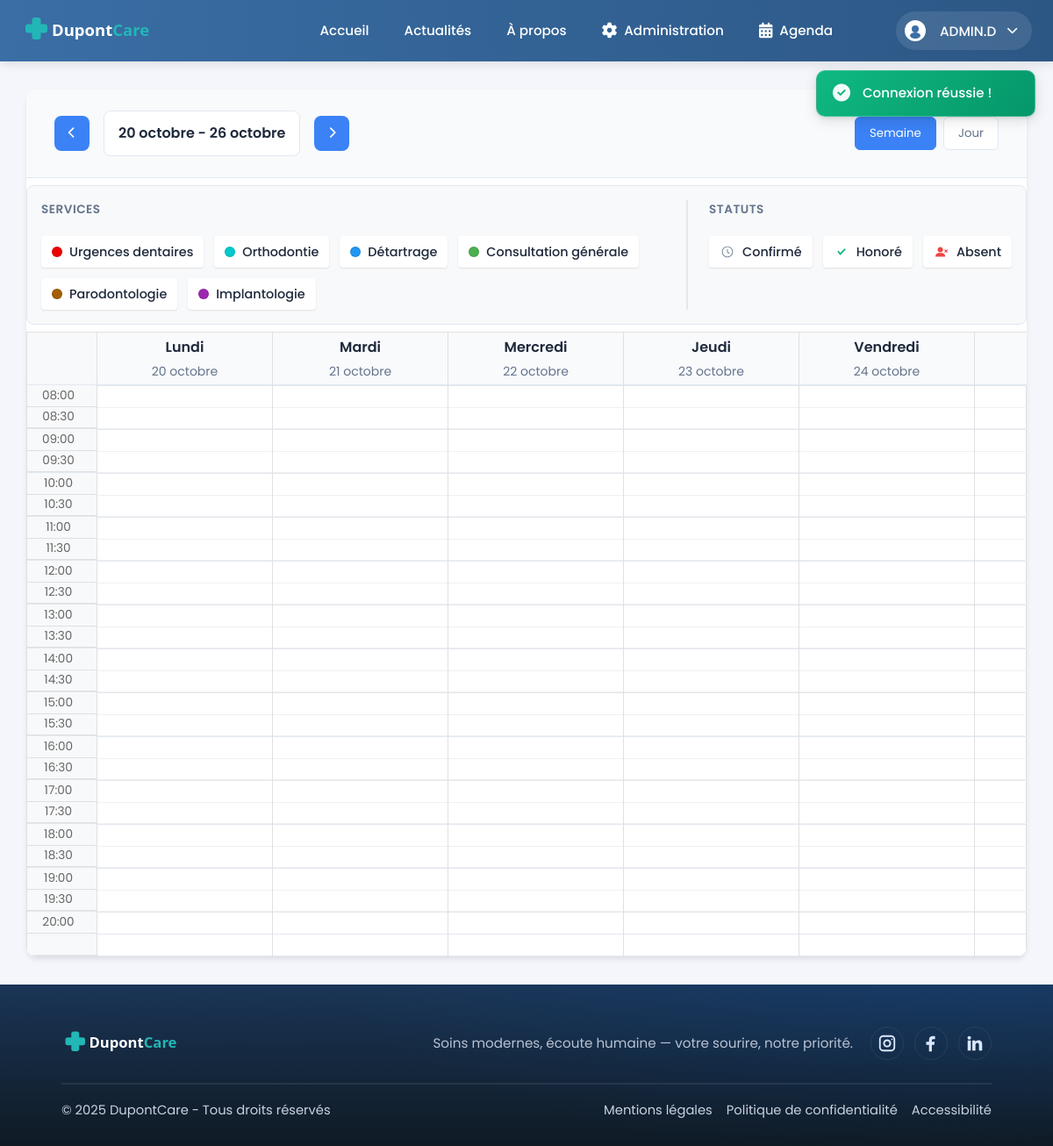
/index.php?page=agenda&action=planning (signed in), run on an earlier commit of the app's database.
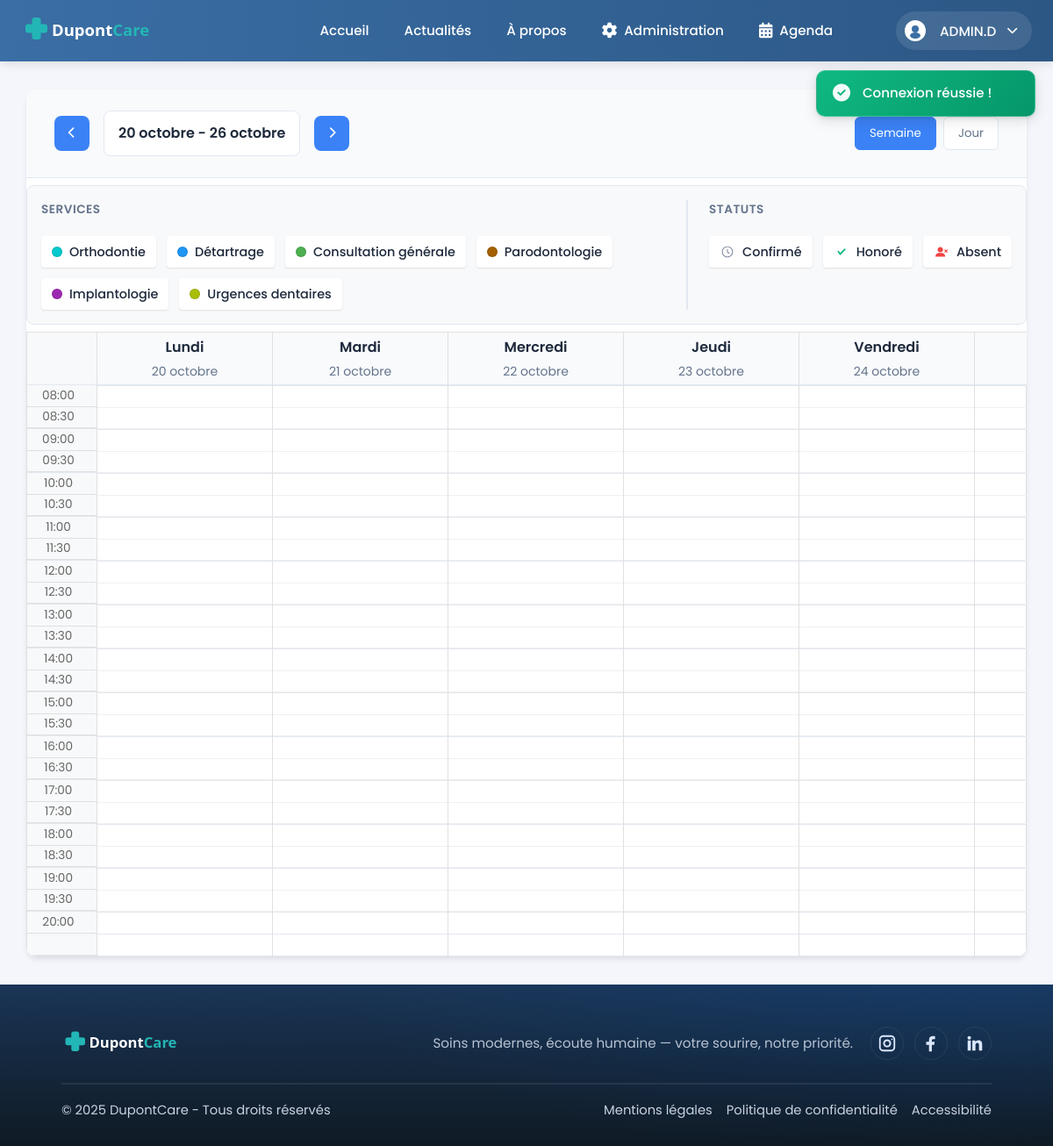
And on a later commit of the database.
### tables this page shows
CREATE TABLE `service` (
  `id` int(10) UNSIGNED NOT NULL,
  `titre` varchar(200) NOT NULL,
  `description` mediumtext NOT NULL,
  `statut` enum('BROUILLON','PUBLIE','ARCHIVE') NOT NULL DEFAULT 'BROUILLON',
  `image` varchar(255) DEFAULT NULL,
  `ordre` int(11) NOT NULL DEFAULT 0,
  `duree` int(11) NOT NULL DEFAULT 30,
  `couleur` varchar(7) DEFAULT '#4CAF50'
);

### app/core/Controller.php (called while the page is built, shortened)
<?php
class Controller {
    protected function view($view, $data = []) {
        extract($data);
        $viewPath = __DIR__ . '/../views/' . str_replace('/', DIRECTORY_SEPARATOR, $view) . '.php';
        require_once $viewPath;
    }
}

### app/controllers/AgendaController.php (called while the page is built, shortened)
<?php
class AgendaController extends Controller {
    public function planning() {
        $horaireModel = new \App\Models\HoraireModel();
        $horaires = $horaireModel->getHoraires();
        $serviceModel = new \App\Models\ServiceModel();
        $services = $serviceModel->getAllServices();
        $data = [
            'horaires' => $horaires,
            'services' => $services,
            'jours_ouverture' => [],
            'heure_min' => 23,
            'heure_max' => 0
        ];
        foreach ($horaires as $horaire) {
            $has_morning = !empty($horaire['ouverture_matin']) && !empty($horaire['fermeture_matin']);
            $has_afternoon = !empty($horaire['ouverture_apresmidi']) && !empty($horaire['fermeture_apresmidi']);
            if ($has_morning || $has_afternoon) {
                $data['jours_ouverture'][] = strtolower($horaire['jour']);
                if ($has_morning) {
                    $time = strtotime($horaire['ouverture_matin']);
                    $heure_debut = (int)date('G', $time);
                    if ($heure_debut > 0 || (int)date('i', $time) > 0) {
                        $data['heure_min'] = min($data['heure_min'], $heure_debut);
                    }
                    $time = strtotime($horaire['fermeture_matin']);
                    $heure_fin = (int)date('G', $time);
                    $minutes = (int)date('i', $time);
                    if ($heure_fin > 0 || $minutes > 0) {
                        $data['heure_max'] = max($data['heure_max'], $heure_fin);
                    }
                }
                if ($has_afternoon) {
                    $time = strtotime($horaire['ouverture_apresmidi']);
                    $heure_debut = (int)date('G', $time);
                    if ($heure_debut > 0 || (int)date('i', $time) > 0) {
                        $data['heure_min'] = min($data['heure_min'], $heure_debut);
                    }
                    $time = strtotime($horaire['fermeture_apresmidi']);
                    $heure_fin = (int)date('G', $time);
                    $minutes = (int)date('i', $time);
                    if ($heure_fin > 0 || $minutes > 0) {
                        $data['heure_max'] = max($data['heure_max'], $heure_fin);
                    }
                }
            }
        }
        $data['heure_max'] = 20;
        $this->view('agenda/planning', $data);
    }
}

### app/core/App.php (called while the page is built, shortened)
<?php
class App {
    public function run() {
        $action = isset($_GET['action']) ? strtolower($_GET['action']) : 'index';
        $method = strtolower(trim($action));
        $params = [];
        try {
            $controller = new $controllerClass();
            call_user_func_array([$controller, $method], $params);
        } catch (\Exception $e) {
            error_log("Exception dans App.php: " . $e->getMessage());
            http_response_code(404);
            include __DIR__ . '/../views/error/404.php';
        }
    }
}

### index.php (called while the page is built, shortened)
<?php
spl_autoload_register(function ($class) {
    $classPath = str_replace('\\', '/', $class);
    $parts = explode('/', $classPath);
    if (isset($parts[0]) && $parts[0] === 'App') {
        $parts[0] = 'app';
    }
    if (isset($parts[1])) {
        $parts[1] = strtolower($parts[1]);
    }
    $path = __DIR__ . '/' . implode('/', $parts) . '.php';
});
$app = new App();
$app->run();

### app/models/database.php (called while the page is built, shortened)
<?php
class Database {
    private static $instance = null;
    private $connection;
    private function __construct() {
        $host = DB_HOST;
        $dbname = DB_NAME;
        $user = DB_USER;
        $pass = DB_PASS;
        $charset = DB_CHARSET;
        $options = [
            PDO::ATTR_ERRMODE => PDO::ERRMODE_EXCEPTION,
            PDO::ATTR_DEFAULT_FETCH_MODE => PDO::FETCH_ASSOC,
            PDO::MYSQL_ATTR_INIT_COMMAND => "SET NAMES $charset"
        ];
        try {
            $this->connection = new PDO(
                "mysql:host=$host;dbname=$dbname;charset=$charset",
                $user,
                $pass,
                $options
            );
        } catch (PDOException $e) {
            die('Erreur connexion BDD : ' . $e->getMessage());
        }
    }
    public function prepare($sql) {
        return $this->connection->prepare($sql);
    }
    public static function getInstance() {
        if (self::$instance === null) {
            self::$instance = new self();
        }
        return self::$instance;
    }
}

### app/core/Model.php (called while the page is built, shortened)
<?php
abstract class Model {
    public function __construct() {
        $this->db = Database::getInstance();
    }
}

### app/models/ServiceModel.php (called while the page is built, shortened)
<?php
class ServiceModel extends Model {
    public function getAllServices() {
        $sql = "SELECT * FROM service WHERE statut = 'PUBLIE' ORDER BY ordre ASC, titre ASC";
        $stmt = $this->db->prepare($sql);
        $stmt->execute();
        return $stmt->fetchAll();
    }
}

### app/views/agenda/planning.php (the view, shortened to what the changed rows need)
<?php
require_once __DIR__ . '/../templates/header.php';
$v = time();
?>
<link rel="stylesheet" href="<?php echo BASE_URL; ?>/css/modules/service/services-legend.css?v=<?php echo $v; ?>">
<link rel="stylesheet" href="<?php echo BASE_URL; ?>/css/modules/agenda/agenda.css?v=<?php echo $v; ?>">
<link rel="stylesheet" href="<?php echo BASE_URL; ?>/css/modules/agenda/agenda-appointments.css?v=<?php echo $v; ?>">
<link rel="stylesheet" href="<?php echo BASE_URL; ?>/css/modules/agenda/agenda-unavailable.css?v=<?php echo $v; ?>">
<link rel="stylesheet" href="<?php echo BASE_URL; ?>/css/components/tooltip.css?v=<?php echo $v; ?>">
<link rel="stylesheet" href="<?php echo BASE_URL; ?>/css/modules/agenda/agenda-grid.css?v=<?php echo $v; ?>">
<link rel="stylesheet" href="<?php echo BASE_URL; ?>/css/modules/agenda/agenda-slots.css?v=<?php echo $v; ?>">
<link rel="stylesheet" href="<?php echo BASE_URL; ?>/css/modules/agenda/agenda-day-view.css?v=<?php echo $v; ?>">
<link rel="stylesheet" href="<?php echo BASE_URL; ?>/css/components/context-menu.css?v=<?php echo $v; ?>">
<link rel="stylesheet" href="<?php echo BASE_URL; ?>/css/components/confirmation-popup.css?v=<?php echo $v; ?>">
<link rel="stylesheet" href="<?php echo BASE_URL; ?>/css/modules/agenda/edit-appointment.css?v=<?php echo $v; ?>">
<main class="calendar-container">
    <div class="planning-legends">
        <div class="services-legend">
            <div class="legend-items">
                <?php foreach ($services as $service): ?>
                <div class="legend-item">
                    <span class="color-dot" style="background-color: <?php echo htmlspecialchars($service['couleur'] ?? '#4CAF50'); ?>"></span>
                    <span class="service-name"><?php echo htmlspecialchars($service['titre']); ?></span>
                </div>
                <?php endforeach; ?>
            </div>
        </div>
    </div>
        <div class="calendar-views">
            <div class="week-view active">
                <div class="calendar-grid">
                    <div class="time-column">
                        <div class="time-slots">
                        <?php
                        for ($hour = $heure_min; $hour < $heure_max; $hour++) {
                            echo '<div class="time-row">';
                            echo '<div class="hour-cell">' . sprintf('%02d:00', $hour) . '</div>';
                            echo '<div class="half-hour-cell">' . sprintf('%02d:30', $hour) . '</div>';
                            echo '</div>';
                        }
                        ?>
                        </div>
                    </div>
                    <?php
                    $jours_fr = [
                        'lundi' => 'Lundi',
                        'mardi' => 'Mardi',
                        'mercredi' => 'Mercredi',
                        'jeudi' => 'Jeudi',
                        'vendredi' => 'Vendredi',
                        'samedi' => 'Samedi'
                    ];
                    foreach ($jours_fr as $jour_en => $jour_fr) {
                        if (in_array($jour_en, $jours_ouverture)) {
                    ?>
                        <div class="day-column"
                             data-day="<?php echo $jour_en; ?>"
                             data-date="<?php echo date('Y-m-d', strtotime($jour_en . ' this week')); ?>">
                            <div class="day-header">
                                <span class="day-name"><?php echo $jour_fr; ?></span>
                                <span class="day-date">
                                </span>
                            </div>
                            <div class="day-content">
                                <?php
                                for ($hour = $heure_min; $hour < $heure_max; $hour++) {
                                    echo '<div class="time-row">';
                                    echo '<div class="slot-cell" data-hour="' . sprintf('%02d:00', $hour) . '"></div>';
                                    echo '<div class="slot-cell" data-hour="' . sprintf('%02d:30', $hour) . '"></div>';
                                    echo '</div>';
                                }
                                echo '<div class="time-row">';
                                echo '<div class="slot-cell" data-hour="' . sprintf('%02d:00', $heure_max) . '"></div>';
                                echo '</div>';
                                ?>
                            </div>
                        </div>
                    <?php
                        }
                    }
                    ?>
                </div>
            </div>
</main>
<?php require_once __DIR__ . '/../templates/footer.php'; ?>

What changed in the data, as far as the page shows it:
changed service "Urgences dentaires": couleur "#ed0202" → "#a9be09" (drawn); moves down the list
